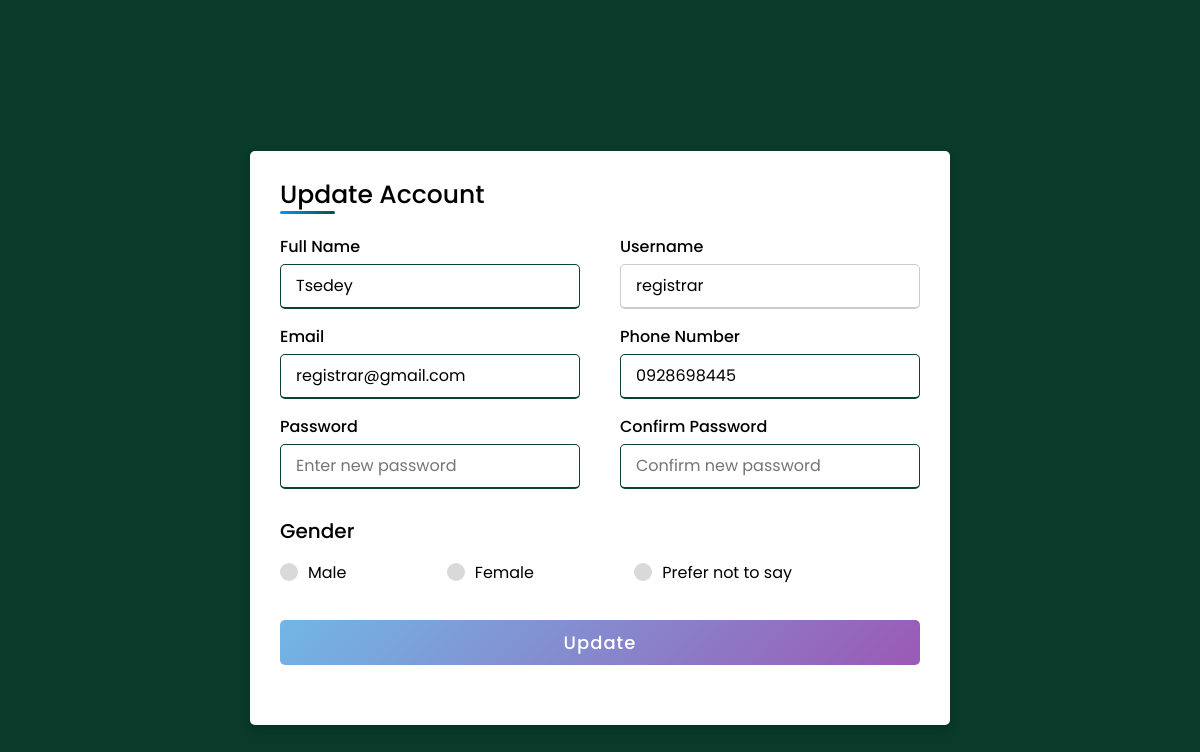
The page /Registrar/updateAccount.php (signed in) on the database its author committed.
### tables this page shows
CREATE TABLE `users` (
  `id` int(11) NOT NULL,
  `fullname` varchar(100) NOT NULL,
  `username` varchar(50) NOT NULL,
  `email` varchar(100) NOT NULL,
  `phonenumber` varchar(20) NOT NULL,
  `password` varchar(255) NOT NULL,
  `gender` enum('Male','Female','Prefer not to say') NOT NULL,
  `created_at` timestamp NOT NULL DEFAULT current_timestamp(),
  `role` enum('admin','registrar','user') NOT NULL DEFAULT 'user'
);

### Registrar/Access.php (called while the page is built, shortened)
<?php
if (isset($_SESSION['username']) && isset($_SESSION['role']) && $_SESSION['role'] === 'registrar') {
    $username = $_SESSION['username'];
} else {
    header('Location: ../login/login.php');
    exit();
}
?>

### Registrar/updateAccount.php (the view, shortened to what this page needs)
<!DOCTYPE html>
<html lang="en" dir="ltr">
<head>
<link rel="stylesheet" href="../CSS/SignUp.css">
<link rel="stylesheet" href="../CSS/Main.css">
</head>
<body>
<?php
include("access.php");
$servername = "localhost";
$dbusername = "root";
$password = "";
$dbname = "vers";
$conn = new mysqli($servername, $dbusername, $password, $dbname);
$stmt = $conn->prepare("SELECT fullname, username, email, phonenumber, gender FROM users WHERE username = ?");
$stmt->bind_param("s", $username);
$stmt->execute();
$stmt->bind_result($fullname, $user_name, $email, $phone_number, $gender);
?>
<div class="container">
<div class="title">
    <p>Update Account</p>
    </div>
    <div class="content">
    <form action="updateAccount.php" method="post" name="myform">
        <div class="user-details">
        <div class="input-box">
            <span class="details">Full Name</span>
            <input type="text" placeholder="Enter your name" name="name" id="name" value="<?php echo $fullname; ?>" required>
        </div>
        <div class="input-box">
            <span class="details">Username</span>
            <input type="text" placeholder="Enter your username" name="username" id="username" value="<?php echo $user_name; ?>" required readonly>
        </div>
        <div class="input-box">
            <span class="details">Email</span>
            <input type="email" placeholder="Enter your email" name="email" id="email" value="<?php echo $email; ?>" required>
        </div>
        <div class="input-box">
            <span class="details">Phone Number</span>
            <input type="number" placeholder="Enter your number" name="number" id="number" value="<?php echo $phone_number; ?>" required>
        </div>
        <div class="input-box">
            <span class="details">Password</span>
            <input type="password" placeholder="Enter new password" name="password" id="password">
        </div>
        <div class="input-box">
            <span class="details">Confirm Password</span>
            <input type="password" placeholder="Confirm new password" name="cpassword" id="cpassword">
        </div>
        </div>
        <div class="gender-details">
        <span class="gender-title">Gender</span>
        <div class="category">
            <label for="dot-1">
        <span class="dot one"></span>
        <span class="gender">Male</span>
            </label>
            <label for="dot-2">
            <span class="dot two"></span>
            <span class="gender">Female</span>
            </label>
            <label for="dot-3">
            <span class="dot three"></span>
            <span class="gender">Prefer not to say</span>
            </label>
        </div>
        </div>
        <div class="button">
        <input type="submit" value="Update" onclick="return validate();">
        </div>
        </form>
    </div>
</div>
</body>
</html>

### CSS/SignUp.css (style rules this page uses)
* { margin: 0; padding: 0; box-sizing: border-box; font-family: 'Poppins', sans-serif; }
body { height: 100vh; display: flex; justify-content: center; align-items: center; padding: 10px; }
.container { max-width: 700px; width: 100%; background-color: #fff; padding: 25px 30px; border-radius: 5px; box-shadow: 0 5px 10px rgba(0, 0, 0, 0.15); }
.container .title { font-size: 25px; font-weight: 500; position: relative; }
.container .title::before { content: ""; position: absolute; left: 0; bottom: 0; height: 3px; width: 55px; border-radius: 5px; background: linear-gradient(135deg, #0099ff, #09503b); }
.content form .user-details { display: flex; flex-wrap: wrap; justify-content: space-between; margin: 20px 0 12px 0; }
form .user-details .input-box { margin-bottom: 15px; width: calc(100% / 2 - 20px); }
form .input-box span.details { display: block; font-weight: 500; margin-bottom: 5px; }
.user-details .input-box input { height: 45px; width: 100%; outline: none; font-size: 16px; border-radius: 5px; padding-left: 15px; border: 1px solid #ccc; border-bottom-width: 2px; transition: all 0.3s ease; }
.user-details .input-box input:focus, .user-details .input-box input:valid { border-color: #0a4231; }
form .gender-details .gender-title { font-size: 20px; font-weight: 500; }
form .category { display: flex; width: 80%; margin: 14px 0; justify-content: space-between; }
form .category label { display: flex; align-items: center; cursor: pointer; }
form .category label .dot { height: 18px; width: 18px; border-radius: 50%; margin-right: 10px; background: #d9d9d9; border: 5px solid transparent; transition: all 0.3s ease; }
form .button { height: 45px; margin: 35px 0 }
form .button input { height: 100%; width: 100%; border-radius: 5px; border: none; color: #fff; font-size: 18px; font-weight: 500; letter-spacing: 1px; cursor: pointer; transition: all 0.3s ease; background: linear-gradient(135deg, #71b7e6, #9b59b6); }

### CSS/Main.css (style rules this page uses)
body { background-color: #093a2a; margin: 0; font-family: 'Poppins', sans-serif; padding-top: 85px; }

### rows shown on the page
users: name "Tsedey", username "registrar", email "registrar@gmail.com", number "0928698445"
